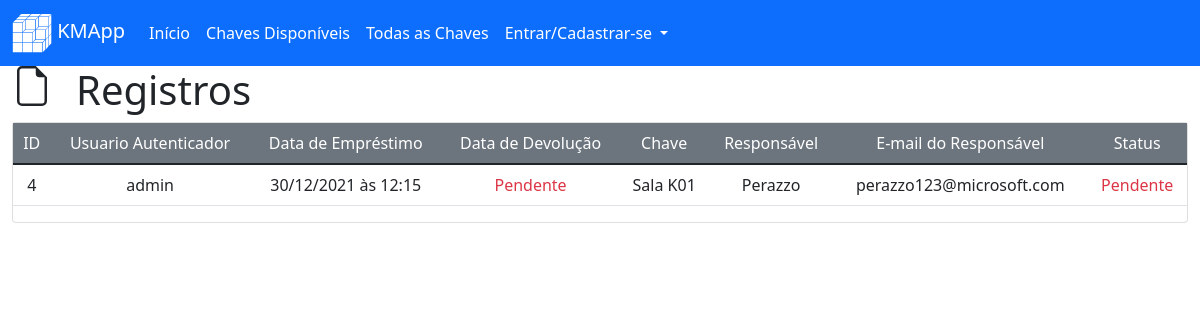
/view/registry/4, run on the app's committed database.
### key_manager/models/registry.py (models this page shows, shortened)
class Registry(db.Model):
    __tablename__ = 'registries'
    id = db.Column(db.Integer, primary_key=True)
    user_id = db.Column(db.Integer, db.ForeignKey('users.id'), nullable=False)
    key_loan_date = db.Column(db.DateTime, nullable=False, default=datetime.utcnow)
    key_return_date = db.Column(db.DateTime, nullable=True)
    key_id = db.Column(db.Integer, db.ForeignKey('keys.id'), nullable=False)
    holder_name = db.Column(db.String(100), nullable=False)
    holder_email = db.Column(db.String(100), nullable=True)

### key_manager/models/user.py (models this page shows, shortened)
class User(db.Model):
    __tablename__ = 'users'
    id = db.Column(db.Integer, primary_key=True)
    name = db.Column(db.String(100), unique=False, nullable=False)
    username = db.Column(db.String(100), unique=True, nullable=False)
    email = db.Column(db.String(100), unique=True, nullable=False)
    phone = db.Column(db.String(20), nullable=True)
    password = db.Column(db.String(100), unique=True, nullable=False)
    creation_date = db.Column(db.DateTime, nullable=False, default=datetime.utcnow)
    '''
        Usertype pode ser Três master possui todas as permissões,
        E admin possui menos permissões e normal não possui permissões
    '''
    usertype = db.Column(db.String(6), default="normal")

### key_manager/models/key.py (models this page shows, shortened)
class Key(db.Model):
    __tablename__ = 'keys'
    id = db.Column(db.Integer, primary_key=True)
    key_category_id = db.Column(db.Integer, db.ForeignKey("categories.id"))
    key_avaliable = db.Column(db.Boolean, default=True)
    name = db.Column(db.String(100), unique=False, nullable=False)
    slug = db.Column(db.String(100), unique=True, nullable=False)
    creation_date = db.Column(db.DateTime, nullable=False, default=datetime.utcnow)

### key_manager/routes/views.py (the view)
@view.route("/registry/<reg_id>")
def viewReg(reg_id):
    registry = Registry.query.filter_by(id=reg_id).first()
    if registry is None:
        flash("Registro não encontrado", "error_msg")
        return redirect(url_for("index"))
    key = Key.query.filter_by(id=registry.key_id).first()
    user = User.query.filter_by(id=registry.user_id).first()
    return render_template("view/registryDetails.html", registry=registry, key=key, user=user, hidden_footer=True, title=f"Registro {registry.id}")

### key_manager/templates/view/registryDetails.html (shortened to what this page needs)
{% extends 'base.html' %}
{% block content %}
<div class="row">
    <svg xmlns="http://www.w3.org/2000/svg" width="40" height="40" fill="currentColor" class="bi bi-file-earmark col-auto" viewBox="0 0 16 16">
        <path d="M14 4.5V14a2 2 0 0 1-2 2H4a2 2 0 0 1-2-2V2a2 2 0 0 1 2-2h5.5L14 4.5zm-3 0A1.5 1.5 0 0 1 9.5 3V1H4a1 1 0 0 0-1 1v12a1 1 0 0 0 1 1h8a1 1 0 0 0 1-1V4.5h-2z"/>
    </svg>
    <h1 class="col-auto">Registros</h1>
</div>
<div class="card">
    <div class="car-body">
        <table class="table">
            <thead class="bg-secondary text-white">
                <tr>
                    <td class="col-auto text-center">ID</td>
                    <td class="col-auto text-center">Usuario Autenticador</td>
                    <td class="col-auto text-center">Data de Empréstimo</td>
                    <td class="col-auto text-center">Data de Devolução</td>
                    <td class="col-auto text-center">Chave</td>
                    <td class="col-auto text-center">Responsável</td>
                    <td class="col-auto text-center">E-mail do Responsável</td>
                    <td class="col-auto text-center">Status</td>
                </tr>
            </thead>
            <tbody>
                <tr>
                    <td class="col-auto text-center">{{ registry.id }}</td>
                    <td class="col-auto text-center">{{ user.username }}</td>
                    <td class="col-auto text-center">{{ registry.key_loan_date.strftime("%d/%m/%Y às %H:%M") }}</td>
                    <td class="col-auto text-center">
                        {% if registry.key_return_date == none %}
                        <span class="text-danger">Pendente</span>
                        {% else %}
                        {{ registry.key_return_date.strftime("%d/%m/%Y às %H:%M") }}
                        {% endif %}
                    </td>
                    <td class="col-auto text-center">{{ key.name }}</td>
                    <td class="col-auto text-center">{{ registry.holder_name }}</td>
                    <td class="col-auto text-center">{{ registry.holder_email }}</td>
                    <td class="col-auto text-center">
                        {% if registry.key_return_date == none %}
                        <span class="text-danger">Pendente</span>
                        {% else %}
                        <span class="text-success">Devolvida</span>
                        {% endif %}
                    </td>
                </tr>
            </tbody>
        </table>
    </div>
</div>
{% endblock %}

### data on the page
Registry: id "4", key_loan_date "30/12/2021 às 12:15", holder_name "Perazzo", holder_email "perazzo123@microsoft.com"
User: username "admin"
Key: name "Sala K01"
